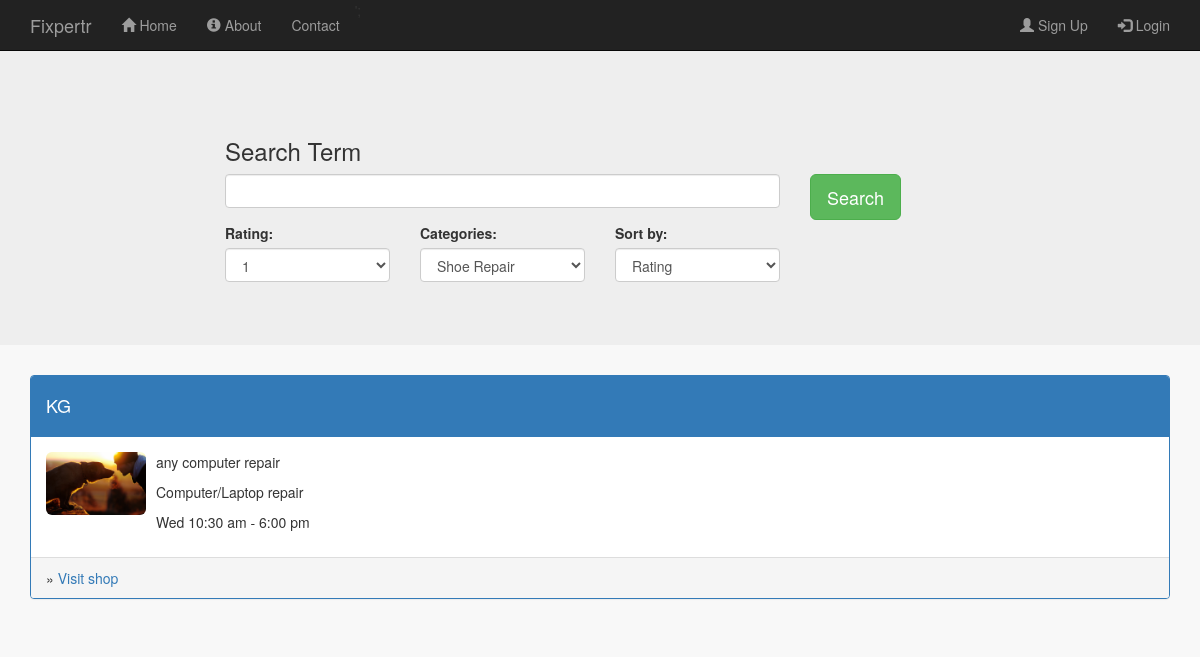
/browse_shops.php, run on an earlier commit of the app's database.
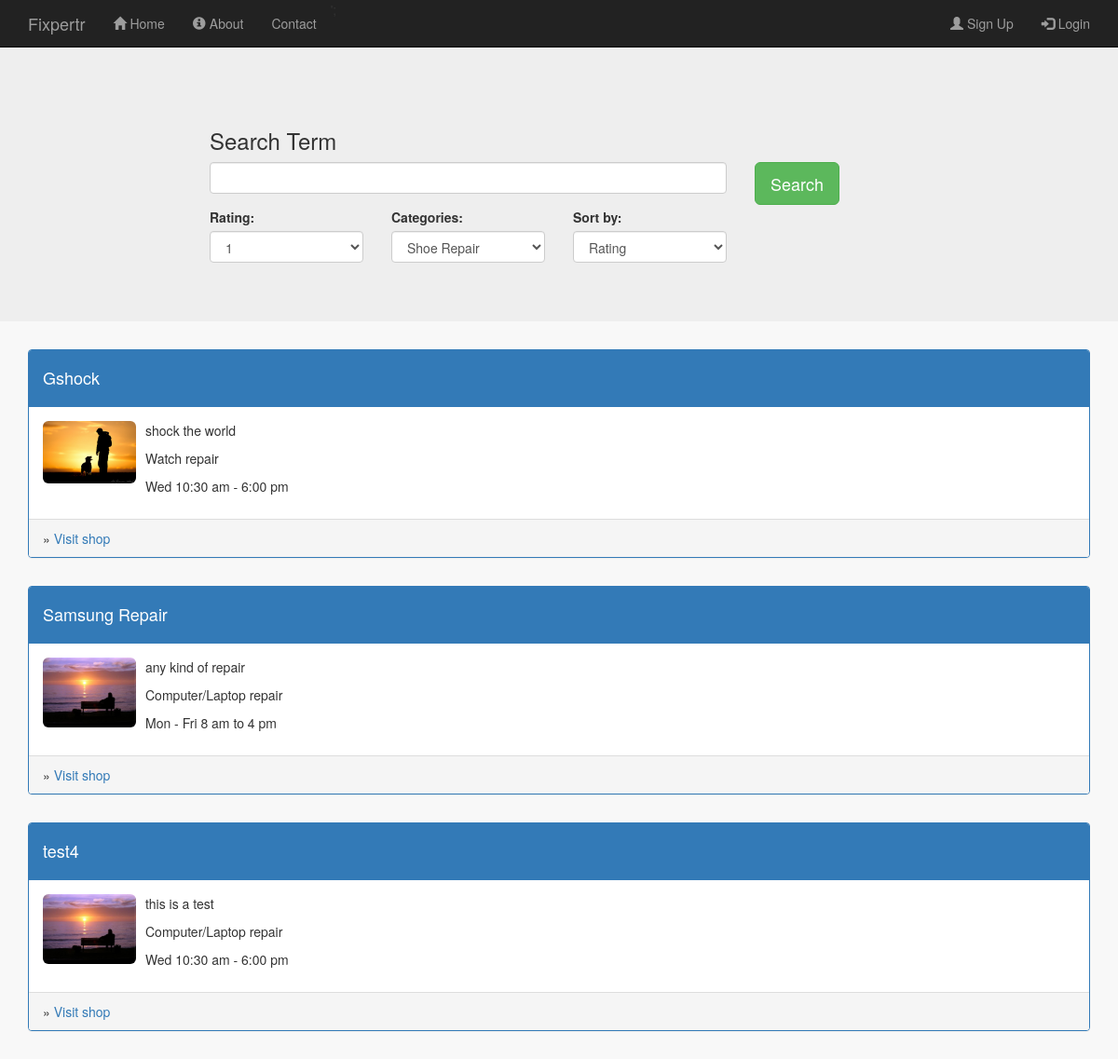
And on a later commit of the database.
### tables this page shows
CREATE TABLE IF NOT EXISTS `shops` (
  `shop_id` int(11) NOT NULL AUTO_INCREMENT,
  `user_id` int(11) NOT NULL,
  `shop_name` varchar(256) NOT NULL,
  `shop_description` varchar(256) NOT NULL,
  `shop_image` varchar(256) NOT NULL,
  `shop_contact` varchar(256) NOT NULL,
  `shop_hours` varchar(256) NOT NULL,
  `shop_category` varchar(256) NOT NULL,
  PRIMARY KEY (`shop_id`),
  KEY `shops_ibfk_1` (`user_id`)
);

### public/browse_shops.php (the view, shortened to what this page needs)
<?php
   include_once '../includes/db_connection.php';
  $results = mysqli_query($connection, "SELECT * FROM shops");
?>
<!doctype html>
<html lang="en">
  <head>
    <link rel="stylesheet" type="text/css" href="stylesheets/bootstrap.min.css">
    <link rel="stylesheet" type="text/css" href="stylesheets/mystyles.css">
  </head>
  <body id="browse_shops">
  <?php include '../includes/layouts/header.php';?>
  <div class="jumbotron">
    <div class=" content container">
        <div class="row">
          <div class="col-sm-2"> </div>
          <div class="col-sm-4"><h3>Search Term</h3></div>
        </div>
        <form>
          <div class="row">
            <div class="col-sm-2"> </div>
             <div class="col-sm-6">
               <div class="form-group">
                <input type="text" class="form-control" id="search_term" name="search_term">
              </div>
            </div>
            <div class="col-sm-2">
                <button type="submit" class="btn btn-success btn-lg">Search</button>
            </div>
          </div>
          <div class="row">
             <div class="col-sm-2"> </div>
              <div class="col-sm-2">
                <div class="form-group">
                   <label for="sel1">Rating:</label>
                  <select class="form-control" id="sel1">
                    <option>1</option>
                  </select>
                </div>
               </div>
                 <div class="col-sm-2">
                <div class="form-group">
                   <label for="sel1">Categories:</label>
                  <select class="form-control" id="sel1">
                    <option>Shoe Repair</option>
                  </select>
                </div>
               </div>
                <div class="col-sm-2">
                <div class="form-group">
                   <label for="sel1">Sort by:</label>
                  <select class="form-control" id="sel1">
                    <option>Rating</option>
                  </select>
                </div>
               </div>
          </div>
        </form>
    </div>
  </div>
  <div class=" container">
        <div class="row">
          <?php while ($row = mysqli_fetch_array($results)) { ?>
             <div class="col-sm-12">
            <ul class="media-list">
              <li class="media">
                 <div class="panel panel-primary">
                    <div class="panel-heading">
                      <h4><?php echo $row['shop_name'];?></h4>
                    </div>
                    <div class="panel-body">
                        <div class="media-left">
                          <img src="images/<?php echo $row['shop_image'];?>" class="img-rounded">
                        </div>
                         <div class="media-body">
                          <p><?php echo $row['shop_description'];?></p>
                          <p><?php echo $row['shop_category'];?></p>
                          <p><?php echo $row['shop_hours'];?></p>
                        </div>
                    </div>
                     <div class="panel-footer">
                      &raquo; <a href="shop_profile.php?view=<?php echo $row['shop_id']?>">Visit shop</a>
                    </div>
                </div>
              </li>
            </ul>
          </div>
          <?php }?>
        </div>
  </div>
  <?php include '../includes/layouts/footer.php';?>

### includes/layouts/header.php (shortened to what this page needs)
<nav class="navbar navbar-inverse navbar-fixed-top">
  <div class="container">
    <div class="navbar-header">
      <a class="navbar-brand" href="#">Fixpertr</a>
    </div>
    <div class="collapse navbar-collapse" id="collapsemenu">
      <?php if (isset($_SESSION['u_id'])) { ?>
        <?php if ($_SESSION['u_type'] == "Service Provider") { ?>
      <ul class="nav navbar-nav">
      <li ><a href="profile.php"><span class="glyphicon glyphicon-user"></span> My Profile</a></li>
      <li><a href="manage_shop.php"><span class="glyphicon glyphicon-wrench"></span> Manage Shop</a></li>
      <li><a href="my_shops.php"><span class="glyphicon glyphicon-list"></span> My Shops</a></li>
      <li><a href="browse_shops.php"></span> Browse Shops</a></li>
      <li>
        <form class="navbar-form" action="../includes/logout.inc.php" method="post">
          <div class="form-group">
            <input type="text"  name="search_shop" class="form-control" placeholder="Search Shop">
          </div>
          <button type="submit" name="search_btn" class="btn btn-primary">Go</button>
        </form>
      </li>
      </ul>
      <?php } else { ?>
        <ul class="nav navbar-nav">
        <li ><a href="profile.php"><span class="glyphicon glyphicon-user"></span> My Profile</a></li>
        <li><a href="#"> Transactions</a></li>
        <li><a href="browse_shops.php"></span> Browse Shops</a></li>
        <li>
          <form class="navbar-form" action="../includes/logout.inc.php" method="post">
            <div class="form-group">
              <input type="text"  name="search_shop" class="form-control" placeholder="Search Shop">
            </div>
            <button type="submit" name="search_btn" class="btn btn-primary">Go</button>
          </form>
        </li>
        </ul>
      <?php } ?>
       <ul class="nav navbar-nav navbar-right">
            <li class = "navbar-text">Welcome, <?php echo $_SESSION['u_uid']; ?> </li>
            <li>
              <form class="navbar-form" action="../includes/logout.inc.php" method="post">
                <button type="submit" name="submit" class="btn btn-primary"><span class="glyphicon glyphicon-log-out"></span> Logout</button>
              </form>
            </li>
      </ul>
    <?php } else { ?>
    <ul class="nav navbar-nav">
      <li ><a href="index.php"><span class="glyphicon glyphicon-home"></span> Home</a></li>
      <li><a href="about.php"><span class="glyphicon glyphicon-info-sign"></span> About</a></li>
      <li><a href="contact.php">Contact</a></li>';
    </ul>
    <ul class="nav navbar-nav navbar-right">
      <li><a href="signup.php" ><span class="glyphicon glyphicon-user"></span> Sign Up</a> </li>
      <li><a href="login.php"  ><span class="glyphicon glyphicon-log-in"></span> Login</a> </li>
     </ul>
    <?php } ?>
    </div>
  </div>
</nav>

### includes/layouts/footer.php (shortened to what this page needs)
  </body>
</html>

### public/stylesheets/mystyles.css (style rules this page uses)
.content { padding-top: 70px; }
.media img { width: 100px; }
body { background-color: #f8f8f8; }

What changed in the data, as far as the page shows it:
removed shops: shop_name "KG", shop_image (picture), shop_description "any computer repair", shop_category "Computer/Laptop repair", shop_hours "Wed 10:30 am - 6:00 pm"
added shops: shop_name "Gshock", shop_image (picture), shop_description "shock the world", shop_category "Watch repair", shop_hours "Wed 10:30 am - 6:00 pm"
added shops: shop_name "Samsung Repair", shop_image (picture), shop_description "any kind of repair", shop_category "Computer/Laptop repair", shop_hours "Mon - Fri 8 am to 4 pm"
added shops: shop_name "test4", shop_image (picture), shop_description "this is a test", shop_category "Computer/Laptop repair", shop_hours "Wed 10:30 am - 6:00 pm"
